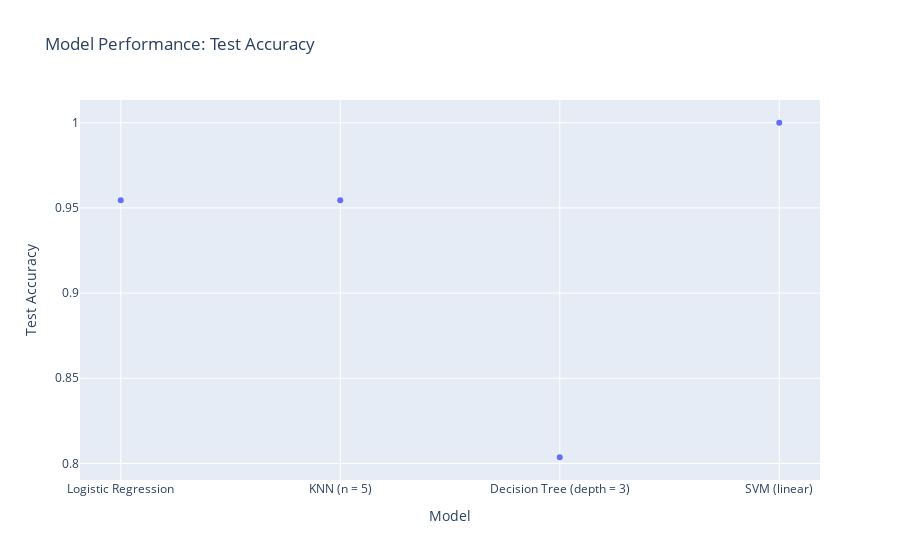
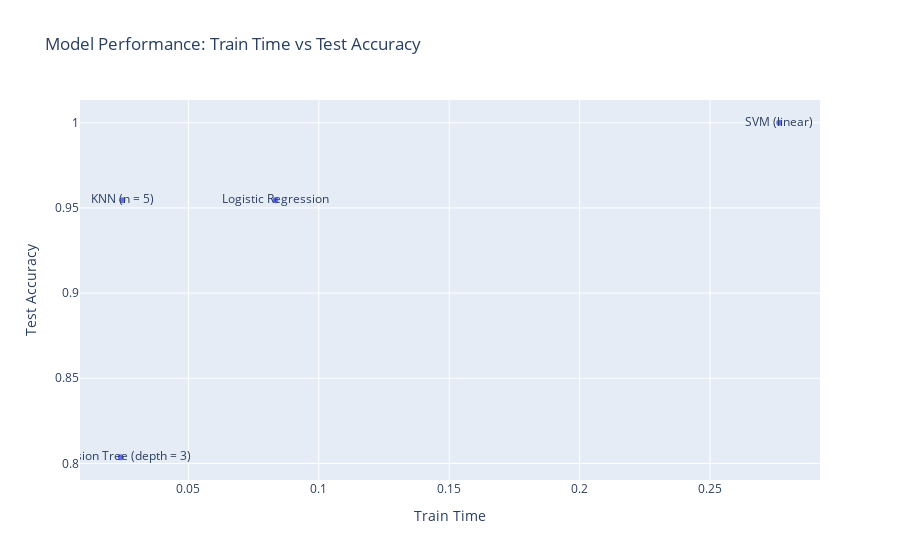

The notebook cell these images were saved under, in order:
### Code cell
# Plot model against test accuracy 
fig = px.scatter(model_comparisons, x='Model', y='Test Accuracy',
                 title='Model Performance: Test Accuracy')
fig.show()

fig2 = px.scatter(model_comparisons, x='Train Time', y='Test Accuracy', text='Model',
                 title='Model Performance: Train Time vs Test Accuracy')
fig2.show()

### Figure 1 — Plotly figure (JSON) as saved in the notebook; plotly's stock layout.template omitted (floating-point values rounded to 4 significant figures)
{"data": [{"hovertemplate": "Model=%{x}<br>Test Accuracy=%{y}<extra></extra>", "legendgroup": "", "marker": {"color": "#636efa", "symbol": "circle"}, "mode": "markers", "name": "", "orientation": "v", "showlegend": false, "type": "scatter", "x": ["Logistic Regression", "KNN (n = 5)", "Decision Tree (depth = 3)", "SVM (linear)"], "xaxis": "x", "y": [0.9545, 0.9545, 0.8036, 1], "yaxis": "y"}], "layout": {"legend": {"tracegroupgap": 0}, "title": {"text": "Model Performance: Test Accuracy"}, "xaxis": {"anchor": "y", "domain": [0, 1], "title": {"text": "Model"}}, "yaxis": {"anchor": "x", "domain": [0, 1], "title": {"text": "Test Accuracy"}}}}

### Figure 2 — Plotly figure (JSON) as saved in the notebook; plotly's stock layout.template omitted (floating-point values rounded to 4 significant figures)
{"data": [{"hovertemplate": "Train Time=%{x}<br>Test Accuracy=%{y}<br>Model=%{text}<extra></extra>", "legendgroup": "", "marker": {"color": "#636efa", "symbol": "circle"}, "mode": "markers+text", "name": "", "orientation": "v", "showlegend": false, "text": ["Logistic Regression", "KNN (n = 5)", "Decision Tree (depth = 3)", "SVM (linear)"], "type": "scatter", "x": [0.08336, 0.02469, 0.02407, 0.2765], "xaxis": "x", "y": [0.9545, 0.9545, 0.8036, 1], "yaxis": "y"}], "layout": {"legend": {"tracegroupgap": 0}, "title": {"text": "Model Performance: Train Time vs Test Accuracy"}, "xaxis": {"anchor": "y", "domain": [0, 1], "title": {"text": "Train Time"}}, "yaxis": {"anchor": "x", "domain": [0, 1], "title": {"text": "Test Accuracy"}}}}
